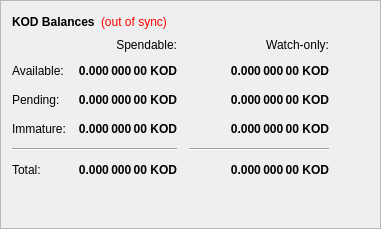
        <widget class="QFrame" name="frame">
         <property name="frameShape">
          <enum>QFrame::StyledPanel</enum>
         </property>
         <property name="frameShadow">
          <enum>QFrame::Raised</enum>
         </property>
         <layout class="QVBoxLayout" name="verticalLayout_4">
          <item>
           <layout class="QHBoxLayout" name="horizontalLayout_4">
            <item>
             <widget class="QLabel" name="label_5">
              <property name="font">
               <font>
                <weight>75</weight>
                <bold>true</bold>
               </font>
              </property>
              <property name="text">
               <string>KOD Balances</string>
              </property>
             </widget>
            </item>
            <item>
             <widget class="QLabel" name="labelWalletStatus">
              <property name="cursor">
               <cursorShape>WhatsThisCursor</cursorShape>
              </property>
              <property name="toolTip">
               <string>The displayed information may be out of date. Your wallet automatically synchronizes with the Kodcoin network after a connection is established, but this process has not completed yet.</string>
              </property>
              <property name="styleSheet">
               <string notr="true">QLabel { color: red; }</string>
              </property>
              <property name="text">
               <string notr="true">(out of sync)</string>
              </property>
              <property name="alignment">
               <set>Qt::AlignLeading|Qt::AlignLeft|Qt::AlignVCenter</set>
              </property>
             </widget>
            </item>
            <item>
             <spacer name="horizontalSpacer_3">
              <property name="orientation">
               <enum>Qt::Horizontal</enum>
              </property>
              <property name="sizeHint" stdset="0">
               <size>
                <width>40</width>
                <height>20</height>
               </size>
              </property>
             </spacer>
            </item>
           </layout>
          </item>
          <item>
           <layout class="QGridLayout" name="gridLayout">
            <property name="spacing">
             <number>12</number>
            </property>
            <item row="2" column="2">
             <widget class="QLabel" name="labelWatchPending">
              <property name="font">
               <font>
                <weight>75</weight>
                <bold>true</bold>
               </font>
              </property>
              <property name="cursor">
               <cursorShape>IBeamCursor</cursorShape>
              </property>
              <property name="toolTip">
               <string>Unconfirmed transactions to watch-only addresses</string>
              </property>
              <property name="text">
               <string notr="true">0.000 000 00 KOD</string>
              </property>
              <property name="alignment">
               <set>Qt::AlignRight|Qt::AlignTrailing|Qt::AlignVCenter</set>
              </property>
              <property name="textInteractionFlags">
               <set>Qt::LinksAccessibleByMouse|Qt::TextSelectableByKeyboard|Qt::TextSelectableByMouse</set>
              </property>
             </widget>
            </item>
            <item row="2" column="1">
             <widget class="QLabel" name="labelUnconfirmed">
              <property name="font">
               <font>
                <weight>75</weight>
                <bold>true</bold>
               </font>
              </property>
              <property name="cursor">
               <cursorShape>IBeamCursor</cursorShape>
              </property>
              <property name="toolTip">
               <string>Total of transactions that have yet to be confirmed, and do not yet count toward the spendable balance</string>
              </property>
              <property name="text">
               <string notr="true">0.000 000 00 KOD</string>
              </property>
              <property name="alignment">
               <set>Qt::AlignRight|Qt::AlignTrailing|Qt::AlignVCenter</set>
              </property>
              <property name="textInteractionFlags">
               <set>Qt::LinksAccessibleByMouse|Qt::TextSelectableByKeyboard|Qt::TextSelectableByMouse</set>
              </property>
             </widget>
            </item>
            <item row="3" column="2">
             <widget class="QLabel" name="labelWatchImmature">
              <property name="font">
               <font>
                <weight>75</weight>
                <bold>true</bold>
               </font>
              </property>
              <property name="cursor">
               <cursorShape>IBeamCursor</cursorShape>
              </property>
              <property name="toolTip">
               <string>Staked or masternode rewards in watch-only addresses that has not yet matured</string>
              </property>
              <property name="text">
               <string notr="true">0.000 000 00 KOD</string>
              </property>
              <property name="alignment">
               <set>Qt::AlignRight|Qt::AlignTrailing|Qt::AlignVCenter</set>
              </property>
              <property name="textInteractionFlags">
               <set>Qt::LinksAccessibleByMouse|Qt::TextSelectableByKeyboard|Qt::TextSelectableByMouse</set>
              </property>
             </widget>
            </item>
            <item row="4" column="0" colspan="2">
             <widget class="Line" name="lineSpendableBalance">
              <property name="orientation">
               <enum>Qt::Horizontal</enum>
              </property>
             </widget>
            </item>
            <item row="4" column="2">
             <widget class="Line" name="lineWatchBalance">
              <property name="sizePolicy">
               <sizepolicy hsizetype="Preferred" vsizetype="Fixed">
                <horstretch>0</horstretch>
                <verstretch>0</verstretch>
               </sizepolicy>
              </property>
              <property name="minimumSize">
               <size>
                <width>140</width>
                <height>0</height>
               </size>
              </property>
              <property name="orientation">
               <enum>Qt::Horizontal</enum>
              </property>
             </widget>
            </item>
            <item row="5" column="0">
             <widget class="QLabel" name="labelTotalText">
              <property name="text">
               <string>Total:</string>
              </property>
             </widget>
            </item>
            <item row="3" column="1">
             <widget class="QLabel" name="labelImmature">
              <property name="font">
               <font>
                <weight>75</weight>
                <bold>true</bold>
               </font>
              </property>
              <property name="cursor">
               <cursorShape>IBeamCursor</cursorShape>
              </property>
              <property name="toolTip">
               <string>Staked or masternode rewards that has not yet matured</string>
              </property>
              <property name="text">
               <string notr="true">0.000 000 00 KOD</string>
              </property>
              <property name="alignment">
               <set>Qt::AlignRight|Qt::AlignTrailing|Qt::AlignVCenter</set>
              </property>
              <property name="textInteractionFlags">
               <set>Qt::LinksAccessibleByMouse|Qt::TextSelectableByKeyboard|Qt::TextSelectableByMouse</set>
              </property>
             </widget>
            </item>
            <item row="2" column="3">
             <spacer name="horizontalSpacer_2">
              <property name="orientation">
               <enum>Qt::Horizontal</enum>
              </property>
              <property name="sizeHint" stdset="0">
               <size>
                <width>40</width>
                <height>20</height>
               </size>
              </property>
             </spacer>
            </item>
            <item row="3" column="0">
             <widget class="QLabel" name="labelImmatureText">
              <property name="text">
               <string>Immature:</string>
              </property>
             </widget>
            </item>
            <item row="5" column="1">
             <widget class="QLabel" name="labelTotal">
              <property name="font">
               <font>
                <weight>75</weight>
                <bold>true</bold>
               </font>
              </property>
              <property name="cursor">
               <cursorShape>IBeamCursor</cursorShape>
              </property>
              <property name="toolTip">
               <string>Your current total balance</string>
              </property>
              <property name="text">
               <string notr="true">0.000 000 00 KOD</string>
              </property>
              <property name="alignment">
               <set>Qt::AlignRight|Qt::AlignTrailing|Qt::AlignVCenter</set>
              </property>
              <property name="textInteractionFlags">
               <set>Qt::LinksAccessibleByMouse|Qt::TextSelectableByKeyboard|Qt::TextSelectableByMouse</set>
              </property>
             </widget>
            </item>
            <item row="5" column="2">
             <widget class="QLabel" name="labelWatchTotal">
              <property name="font">
               <font>
                <weight>75</weight>
                <bold>true</bold>
               </font>
              </property>
              <property name="cursor">
               <cursorShape>IBeamCursor</cursorShape>
              </property>
              <property name="toolTip">
               <string>Current total balance in watch-only addresses</string>
              </property>
              <property name="text">
               <string notr="true">0.000 000 00 KOD</string>
              </property>
              <property name="alignment">
               <set>Qt::AlignRight|Qt::AlignTrailing|Qt::AlignVCenter</set>
              </property>
              <property name="textInteractionFlags">
               <set>Qt::LinksAccessibleByMouse|Qt::TextSelectableByKeyboard|Qt::TextSelectableByMouse</set>
              </property>
             </widget>
            </item>
            <item row="0" column="2">
             <widget class="QLabel" name="labelWatchonly">
              <property name="text">
               <string>Watch-only:</string>
              </property>
              <property name="alignment">
               <set>Qt::AlignRight|Qt::AlignTrailing|Qt::AlignVCenter</set>
              </property>
             </widget>
            </item>
            <item row="1" column="0">
             <widget class="QLabel" name="labelBalanceText">
              <property name="text">
               <string>Available:</string>
              </property>
             </widget>
            </item>
            <item row="1" column="1">
             <widget class="QLabel" name="labelBalance">
              <property name="font">
               <font>
                <weight>75</weight>
                <bold>true</bold>
               </font>
              </property>
              <property name="cursor">
               <cursorShape>IBeamCursor</cursorShape>
              </property>
              <property name="toolTip">
               <string>Your current spendable balance</string>
              </property>
              <property name="text">
               <string notr="true">0.000 000 00 KOD</string>
              </property>
              <property name="alignment">
               <set>Qt::AlignRight|Qt::AlignTrailing|Qt::AlignVCenter</set>
              </property>
              <property name="textInteractionFlags">
               <set>Qt::LinksAccessibleByMouse|Qt::TextSelectableByKeyboard|Qt::TextSelectableByMouse</set>
              </property>
             </widget>
            </item>
            <item row="1" column="2">
             <widget class="QLabel" name="labelWatchAvailable">
              <property name="font">
               <font>
                <weight>75</weight>
                <bold>true</bold>
               </font>
              </property>
              <property name="cursor">
               <cursorShape>IBeamCursor</cursorShape>
              </property>
              <property name="toolTip">
               <string>Your current balance in watch-only addresses</string>
              </property>
              <property name="text">
               <string notr="true">0.000 000 00 KOD</string>
              </property>
              <property name="alignment">
               <set>Qt::AlignRight|Qt::AlignTrailing|Qt::AlignVCenter</set>
              </property>
              <property name="textInteractionFlags">
               <set>Qt::LinksAccessibleByMouse|Qt::TextSelectableByKeyboard|Qt::TextSelectableByMouse</set>
              </property>
             </widget>
            </item>
            <item row="2" column="0">
             <widget class="QLabel" name="labelPendingText">
              <property name="text">
               <string>Pending:</string>
              </property>
             </widget>
            </item>
            <item row="0" column="1">
             <widget class="QLabel" name="labelSpendable">
              <property name="text">
               <string>Spendable:</string>
              </property>
              <property name="alignment">
               <set>Qt::AlignRight|Qt::AlignTrailing|Qt::AlignVCenter</set>
              </property>
             </widget>
            </item>
           </layout>
          </item>
          <item>
           <spacer name="verticalSpacer_4">
            <property name="orientation">
             <enum>Qt::Vertical</enum>
            </property>
            <property name="sizeHint" stdset="0">
             <size>
              <width>20</width>
              <height>40</height>
             </size>
            </property>
           </spacer>
          </item>
         </layout>
        </widget>
